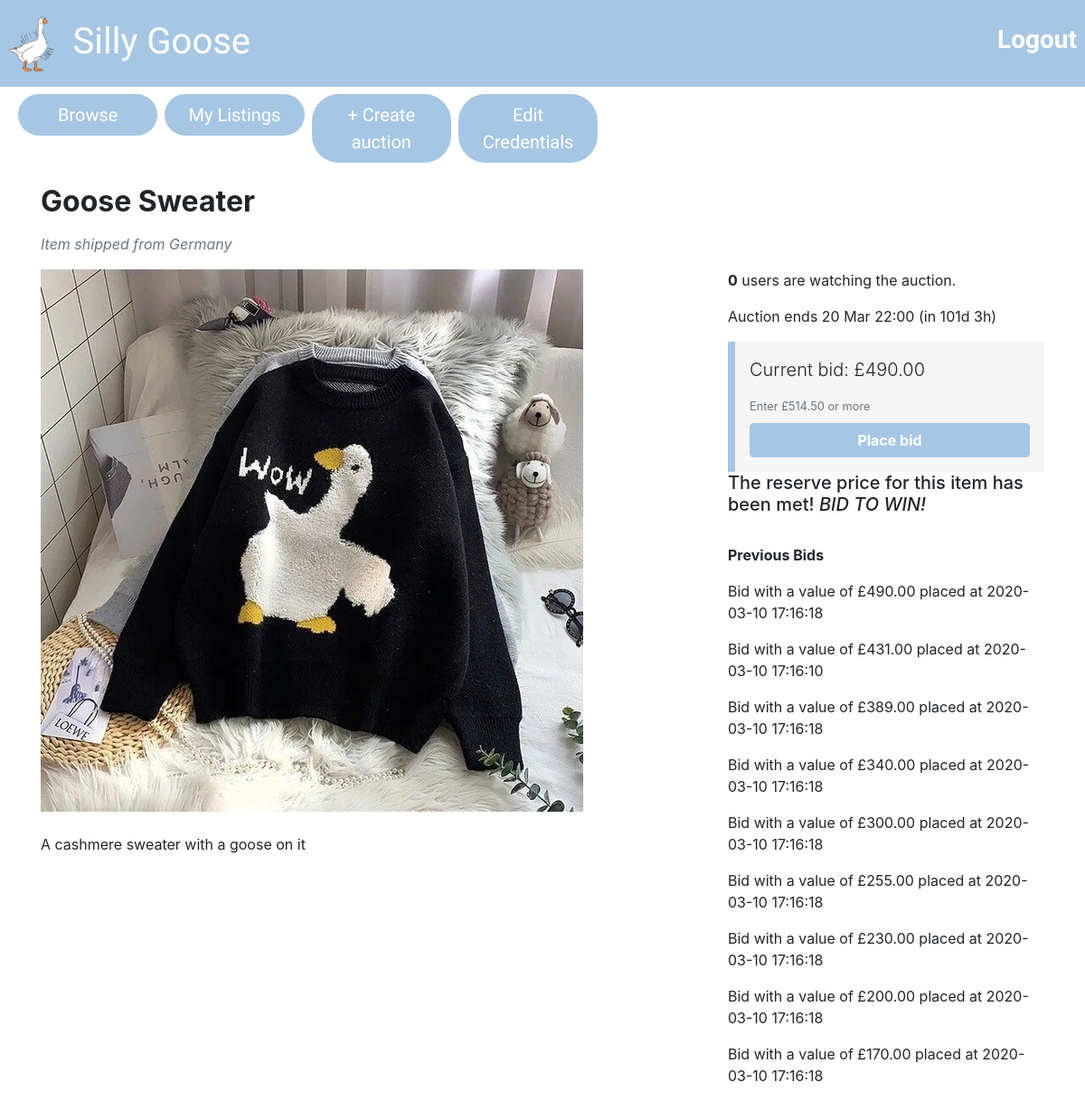
/listing.php?item_id=1 (signed in), run on the app's committed database.
### tables this page shows
CREATE TABLE bids (
  bidID INT AUTO_INCREMENT PRIMARY KEY,
  buyerEmail VARCHAR(50),
  auctionID INT,
  bidValue FLOAT(10,2),
  bidDate TIMESTAMP NOT NULL DEFAULT CURRENT_TIMESTAMP);

### utilities.php (called while the page is built, shortened)
<?php
function display_time_remaining($interval) {
    if ($interval->days == 0 && $interval->h == 0) {
      $time_remaining = $interval->format('%im %Ss');
    }
    else if ($interval->days == 0) {
      $time_remaining = $interval->format('%hh %im');
    }
    else {
      $time_remaining = $interval->format('%ad %hh');
    }
  return $time_remaining;
}
function query($query) {
  $connection = mysqli_connect($dbhost,$dbuser,$dbpass,$dbname);
  $result = mysqli_query($connection,$query);
  return $result;
}
?>

### listing.php (the view, shortened to what this page needs)
<?php include_once("header.php")?>
<?php include_once("utilities.php")?>
<?php
$item_id = $_GET['item_id'];
$query = "SELECT a.auctionID, a.title, a.description, a.endDate, a.picture, a.reservePrice, a.startPrice,
COALESCE(b.current_price,a.startPrice) AS 'current_price', COALESCE(b.num_bids,0) AS 'num_bids'
FROM
(SELECT auctionID, MAX(bidValue) AS 'current_price', COUNT(auctionID) AS 'num_bids' FROM bids GROUP BY auctionID) b
RIGHT JOIN (SELECT * FROM auctions a WHERE a.auctionID = ".$item_id.") a
ON a.auctionID = b.auctionID";
$row = query($query)->fetch_assoc();
$title = $row['title'];
$description = $row['description'];
$current_price = $row['current_price'];
$end_time = new DateTime($row['endDate']);
$image = $row['picture'];
$start_price = $row['startPrice'];
$now = new DateTime();
$query = "SELECT u.country
FROM users u
JOIN auctions a
ON a.sellerEmail = u.email
WHERE a.auctionID = {$item_id}";
$country = query($query)->fetch_assoc()['country'];
if ($now < $end_time) {
  $query = "SELECT *
  FROM watching
  WHERE auctionID = {$item_id}";
  $num_watching = mysqli_num_rows(query($query));
  $time_to_end = date_diff($now, $end_time);
  $time_remaining = ' (in ' . display_time_remaining($time_to_end) . ')';
}
?>
<div class="container">
<div class="row">
  <div class="col-sm-8">
    <h2 class="my-3"><b><?php echo($title); ?></b></h2>
    <p class="text-muted"><i>Item shipped from <?php echo($country)?></i></p>
  </div>
</div>
<div class="row">
  <div class="col-sm-8">
    <div class="itemDescription">
    <img alt="" src="images/<?php echo $image; ?>" style="max-width:600px;width:100%"> <br><br>
    <?php echo($description); ?>
    </div>
  </div>
  <div class="col-sm-4">
    <?php if ($now > $end_time):?>
      <p><i>This auction ended <?php echo(date_format($end_time, 'j M H:i'))?></i></p>
      <p><?php echo($expiry_circumstances)?></p>
      <?php
        echo("<div style='padding-left:1rem;border-left:#A6C6E3 solid .5rem;background-color:#F5F5F5;padding-top:1rem;padding-bottom:1rem;padding-right:1rem'>");
        if ($expiry_circumstances == "Unsuccessful auction - no bids placed"){
          echo("<h3><b>£$start_price</b></h3>");
          echo("<p style='margin-bottom:0rem'>Start price</p>");
        }
        else {
          echo("<h3><b>£$current_price</b></h3>");
          echo("<p style='margin-bottom:0rem'>Final price</p>");
        }
        echo("</div>")
        ?>
    <?php else:?>
      <?php
      if ($num_watching == 1) {
        echo("<p><b>1</b> user is watching the auction</p>");
      }
      else{
        echo("<p><b>{$num_watching}</b> users are watching the auction.</p>");
      }
      ?>
      <p>Auction ends <?php echo(date_format($end_time, 'j M H:i') . $time_remaining) ?></p>
      <div style='padding-left:1rem;border-left:#A6C6E3 solid .5rem;background-color:#F5F5F5;padding-top:1rem;padding-bottom:1rem;padding-right:1rem'>
      <p class="lead">Current bid: £<?php echo(number_format($current_price, 2)) ?></p>
      <?php if (!isset($_SESSION['account_type']) || $_SESSION['account_type'] == 'seller'){
        $noWatch = true;
      }
      else{
        $noWatch = false;
      }
      ?>
      <form method="POST" id="createNewBid" action=<?php echo("place_bid.php?item_id=".$item_id)?>>
        <small style="margin-bottom:.5rem" id="bidHelp" class="form-text text-muted" <?php if ($noWatch) echo('style="display: none"');?>> <?php echo("Enter £".number_format(round($current_price*1.05,2),2)." or more")?> </small>
        <button type="submit" style="border-color:#A6C6E3;background-color:#A6C6E3"class="btn btn-primary form-control"<?php if ($noWatch) echo('style="display: none"');?>><b>Place bid</b></button>
      </form>
    </div>
<?php endif ?>
<?php
  if (($now > $end_time) && ($expiry_circumstances == "Unsuccessful auction - no bids placed")) {
    exit;
  }else{
    $query = "SELECT reservePrice FROM auctions WHERE auctionID = {$item_id}";
    $result = query($query);
    $result = $result->fetch_assoc();
    $reserve_price = $result['reservePrice'];
    if ($reserve_price <= $current_price){
      echo('<h5>The reserve price for this item has been met! <i> BID TO WIN!</i> </h5>');
    }else{
      echo('<h5>The reserve price for this item has <b> NOT </b> been met! <i> BID! BID! BID!</i></h5>');
    }
    }
  if (isset($_SESSION['account_type'])){
  echo("<br>");
  echo("<p> <b> Previous Bids </b> </p>");
  $query = "SELECT bidValue, bidDate, buyerEmail
  FROM bids
  WHERE auctionID = {$item_id}
  ORDER BY bidValue DESC
  LIMIT 10";
  $result = query($query);
  while ($row = $result->fetch_assoc()){
    $bid_value = $row['bidValue'];
    $bid_date = $row['bidDate'];
    $buyer_email = $row['buyerEmail'];
    if ((isset($email))&&($buyer_email == $email)){
      echo("<p>You placed a £{$bid_value} bid at {$bid_date}</p>");
    }
    else {
      echo("<p>Bid with a value of £{$bid_value} placed at {$bid_date}</p>");
    }
  }
  }
?>
  </div>
</div>
<?php include_once("footer.php")?>

### data on the page
bids: bidValue "490.00", bidDate "2020-03-10 17:16:18"
bids: bidValue "431.00", bidDate "2020-03-10 17:16:10"
bids: bidValue "389.00", bidDate "2020-03-10 17:16:18"
bids: bidValue "340.00", bidDate "2020-03-10 17:16:18"
bids: bidValue "300.00", bidDate "2020-03-10 17:16:18"
bids: bidValue "255.00", bidDate "2020-03-10 17:16:18"
bids: bidValue "230.00", bidDate "2020-03-10 17:16:18"
bids: bidValue "200.00", bidDate "2020-03-10 17:16:18"
bids: bidValue "170.00", bidDate "2020-03-10 17:16:18"

### other printed values
$title "Goose Sweater"
$country "Germany"
$description "A cashmere sweater with a goose on it"
$num_watching "0"
date_format($end_time, 'j M H:i') "20 Mar 22:00"
$time_remaining "(in 101d 3h)"
$current_price "490.00"
$current_price*1.05 "514.50"
